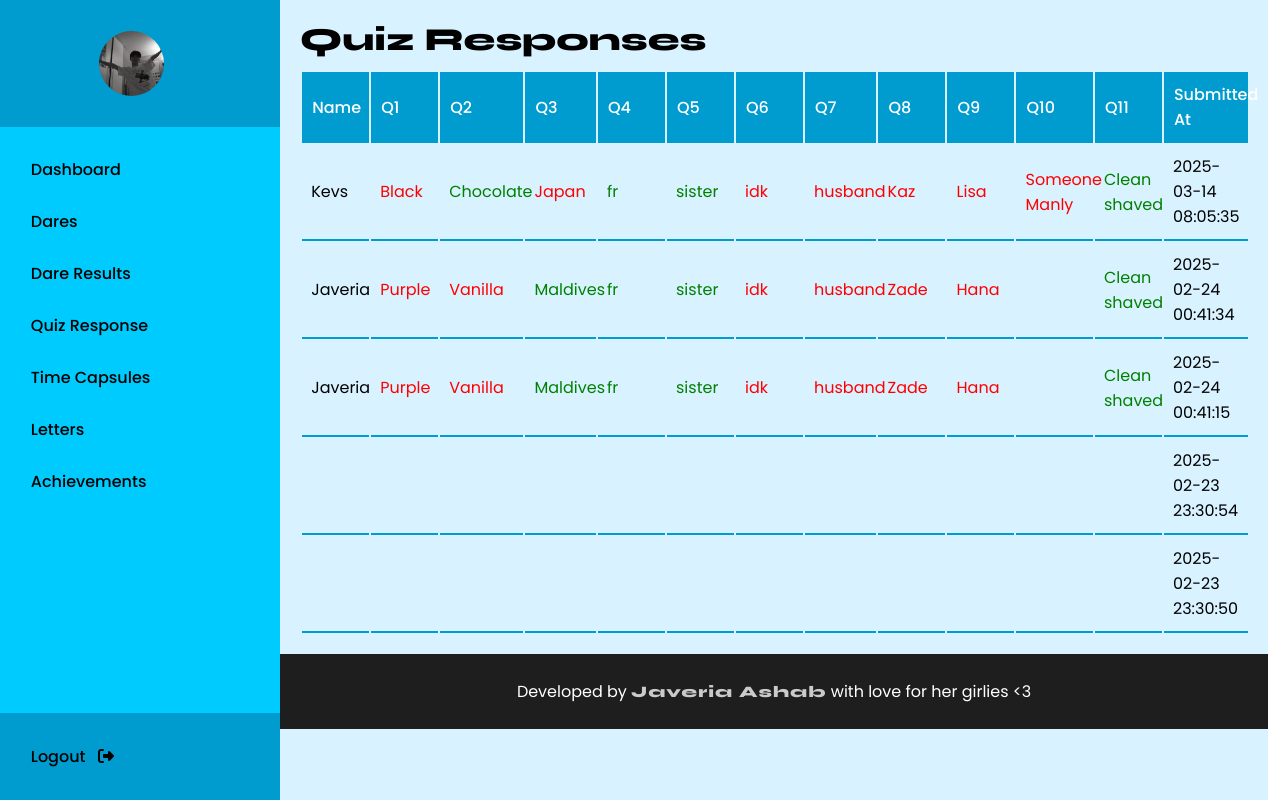
The app's page /admin/quiz_response.php with its own data.
### tables this page shows
CREATE TABLE `quiz_responses` (
  `id` int(11) NOT NULL,
  `name` varchar(255) NOT NULL,
  `q1` varchar(255) DEFAULT NULL,
  `q2` varchar(255) DEFAULT NULL,
  `q3` varchar(255) DEFAULT NULL,
  `q4` text DEFAULT NULL,
  `q5` text DEFAULT NULL,
  `q6` text DEFAULT NULL,
  `q7` text DEFAULT NULL,
  `q8` varchar(255) DEFAULT NULL,
  `q9` text DEFAULT NULL,
  `q10` text DEFAULT NULL,
  `q10_2` varchar(255) DEFAULT NULL,
  `q11` varchar(255) DEFAULT NULL,
  `submitted_at` timestamp NOT NULL DEFAULT current_timestamp()
);

### admin/quiz_response.php (the view, shortened to what this page needs)
<?php
include("../config.php");
$sql = "SELECT * FROM quiz_responses ORDER BY submitted_at DESC";
$result = $conn->query($sql);
$correct_answers = [
    "q1" => "Blue",
    "q2" => "Chocolate",
    "q3" => "Maldives",
    "q8" => "Noise",
    "q10_2" => "Someone Soft Looking",
    "q11" => "Clean shaved"
];
$correct_text_answers = [
    "q4" => ["fr", "ikr", "gurl"],
    "q5" => ["childhood trauma", "family", "bullying", "sister"],
    "q6" => ["height", "color", "smile", "skin"],
    "q7" => ["future", "family", "failure", "success", "healthy"],
    "q9" => ["Yujin", "Sae Bom"],
    "q10" => ["stargazing", "late night walks", "beach", "baking", "indoor"]
];
?>
<!DOCTYPE html>
<html lang="en">
<head>
    <link rel="stylesheet" href="./style.css">
</head>
<body>
    <?php include("./header.php") ?>
    <main>
    <div class="main-container">
    <h1 class="syne-custom">Quiz Responses</h1>
    <table>
        <tr>
            <th>Name</th>
            <?php for ($i = 1; $i <= 11; $i++): ?>
                <th>Q<?= $i ?></th>
            <?php endfor; ?>
            <th>Submitted At</th>
        </tr>
        <?php while ($row = $result->fetch_assoc()): ?>
            <tr>
                <td><?= $row['name'] ?></td>
                <?php for ($i = 1; $i <= 11; $i++): ?>
                    <?php
                    $question = "q" . ($i == 10 ? "10_2" : $i);
                    $user_answer = strtolower(trim($row[$question]));
                    $is_correct = false;
                    if (isset($correct_answers[$question])) {
                        $is_correct = strcasecmp($row[$question], $correct_answers[$question]) == 0;
                    } elseif (isset($correct_text_answers[$question])) {
                        foreach ($correct_text_answers[$question] as $keyword) {
                            if (strpos($user_answer, strtolower($keyword)) !== false) {
                                $is_correct = true;
                                break;
                            }
                        }
                    }
                    ?>
                    <td class="<?= $is_correct ? 'correct' : 'wrong' ?>">
                        <?= htmlspecialchars($row[$question]) ?>
                    </td>
                <?php endfor; ?>
                <td><?= $row['submitted_at'] ?></td>
            </tr>
        <?php endwhile; ?>
    </table>
    </div>
    <?php include("./footer.php") ?>
    </main>
</body>
</html>

### admin/style.css (style rules this page uses)
* { margin: 0; padding: 0; box-sizing: border-box; font-family: 'Poppins', sans-serif; }
:root { --lightest: #D8F2FF; --light02: #84E4F7; --light01: #5ADEFF; --light: #00CBFE; --sky-blue: #00BDFE; }
body { background: var(--lightest); width: 100%; display: flex; }
.syne-custom { font-family: "Syne", sans-serif; font-optical-sizing: auto; font-weight: 800; font-style: normal; }
main { flex-grow: 1; margin-left: 35vh; }
.main-container { padding: 2%; }
table { width: 100%; margin-top: 11px; }
table th { font-weight: 500; background: #009bcf; color: white; padding: 1.1%; text-align: left; }
table td { padding: 1%; border-bottom: solid 2px #009bcf; min-width: 67px; }
.correct { color: green; }
.wrong { color: red; }

### records on screen
quiz_responses: name "Kevs", q1 "Black", q2 "Chocolate", q3 "Japan", q4 "fr", q5 "sister", q6 "idk", q7 "husband", q8 "Kaz", q9 "Lisa", q10_2 "Someone Manly", q11 "Clean shaved", submitted_at "2025-03-14 08:05:35"
quiz_responses: name "Javeria", q1 "Purple", q2 "Vanilla", q3 "Maldives", q4 "fr", q5 "sister", q6 "idk", q7 "husband", q8 "Zade", q9 "Hana", q11 "Clean shaved", submitted_at "2025-02-24 00:41:34"
quiz_responses: name "Javeria", q1 "Purple", q2 "Vanilla", q3 "Maldives", q4 "fr", q5 "sister", q6 "idk", q7 "husband", q8 "Zade", q9 "Hana", q11 "Clean shaved", submitted_at "2025-02-24 00:41:15"
quiz_responses: submitted_at "2025-02-23 23:30:54"
quiz_responses: submitted_at "2025-02-23 23:30:50"
